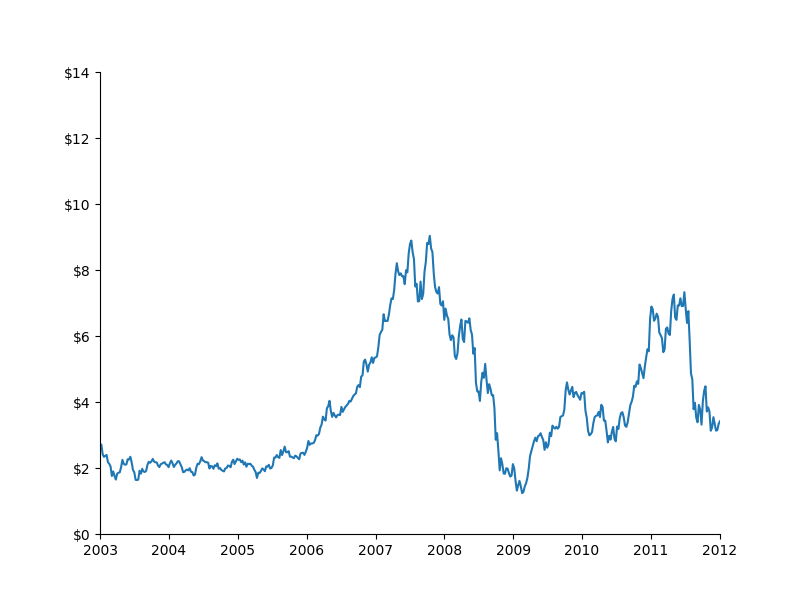

Write Python code to recreate this figure.
import matplotlib.pyplot as plt
import numpy as np
# import seaborn as sns
import pandas as pd
import matplotlib.pyplot as plt
import matplotlib.ticker as mtick
from datetime import datetime

df = pd.read_csv('data1.csv', ';')
df.Date = pd.to_datetime(df.Date, dayfirst=True)
df.reset_index(drop=True, inplace=True)
df.set_index("Date", inplace=True)

fig = plt.figure(figsize=(8, 6))
ax = fig.add_subplot(111)
ax.plot(df)
fmt = '${x:,.0f}'  # formato se borra
tick = mtick.StrMethodFormatter(fmt)
ax.set_ylim(0, 14)
ax.set_xlim(min(df.index), max(df.index))
ax.yaxis.set_major_formatter(tick)
ax.spines['top'].set_visible(False)
ax.spines['right'].set_visible(False)
fig.savefig('graph1.png')
fig.show()
